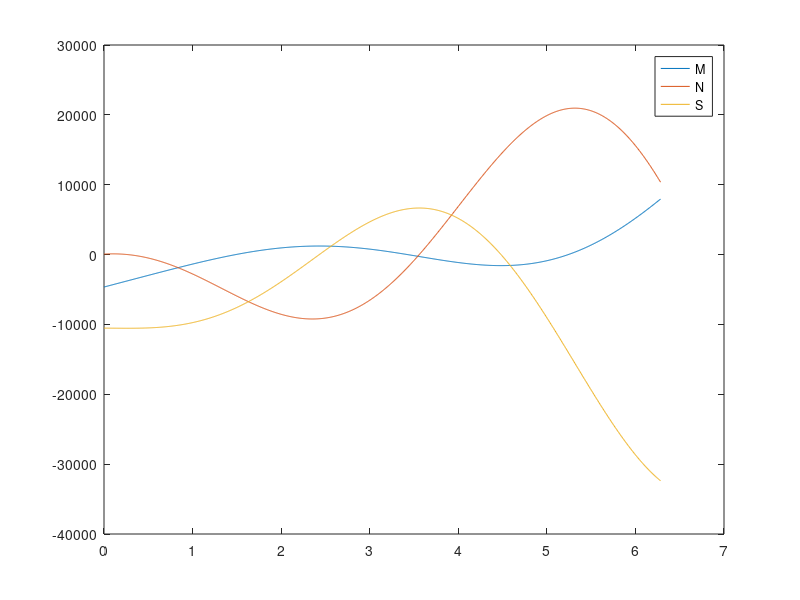

Write MATLAB code to recreate this figure.
% HTP frame

clear
clc
clear all

R = 0.633/2; % radius
Q = 43700/2;
P = 10300;
T = -12591;


phi = linspace(0,2*pi,1000);

W1 = ((cos(phi)/2)-(pi-phi).*sin(phi)+1)/(2*pi);
W2 = ((3*cos(phi)/2)+(pi-phi).*sin(phi))/(2*pi);
W3 = ((pi-phi).*cos(phi)-(sin(phi)/2))/(2*pi);

W4 = (1 / (2 * pi)) * (3*sin(phi)/2 + (pi - phi).*(cos(phi) - 1));
W5 = (1 / (2 * pi)) * (sin(phi)/2 - (pi-phi).*cos(phi));
W6 = (1 / (2 * pi)) * ((pi - phi).* sin(phi) - 1 - 0.5 * cos(phi));

W7 = (pi-2*sin(phi)-phi)/(2*pi);
%W8 = ((3*cos(phi)/2)+(pi-phi).*sin(phi))/(2*pi);
W8 = sin(phi)/pi;
W9 = (1 / (2 * pi)) * (1 + 2 * cos(phi));

M = Q*R*W1 + P*R*W4 + T*W7;
N = Q*W2 + P*W5 + T*W8/R;
S = Q*W3 + P*W6 + T*W9/R;


figure
plot(phi,M)
hold on
plot(phi,N)
plot(phi,S)
hold off
legend('M','N','S')

Mmax = max(abs(M))
Nmax = max(abs(N))
Smax = max(abs(S))